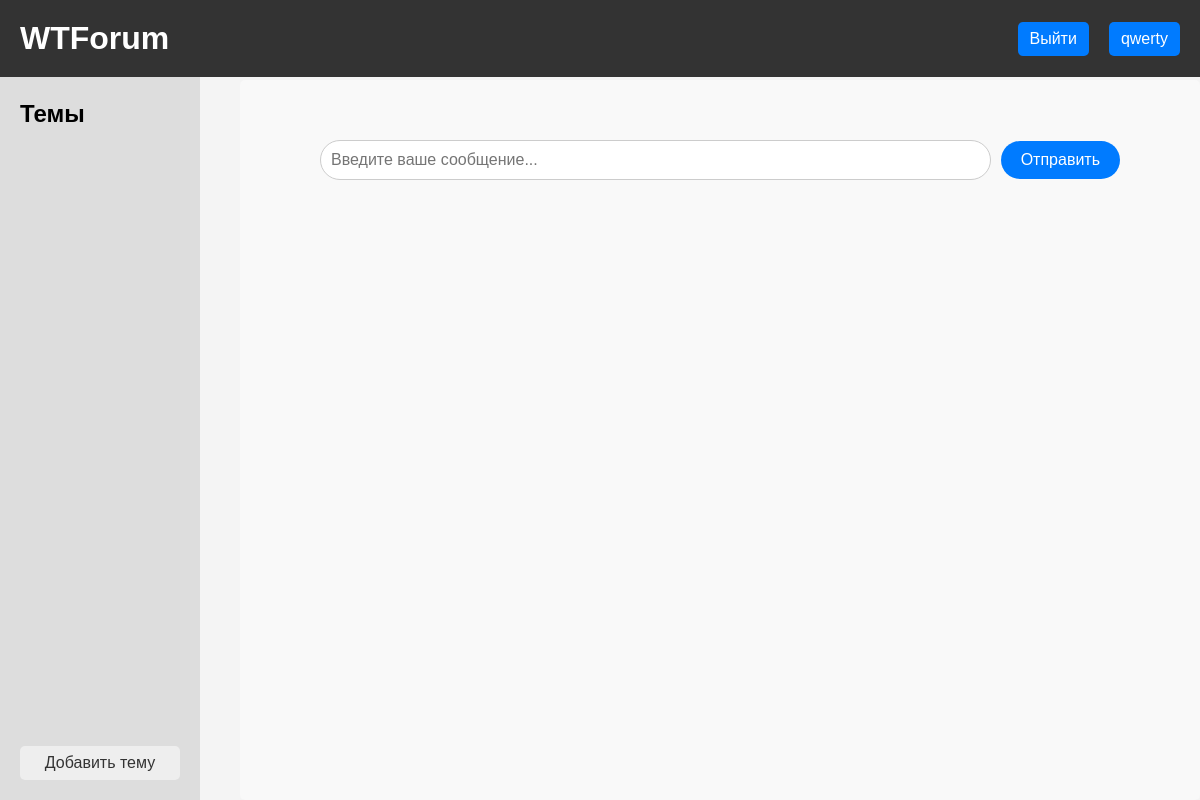
Page /topics/marketing (signed in) on the earlier database version.
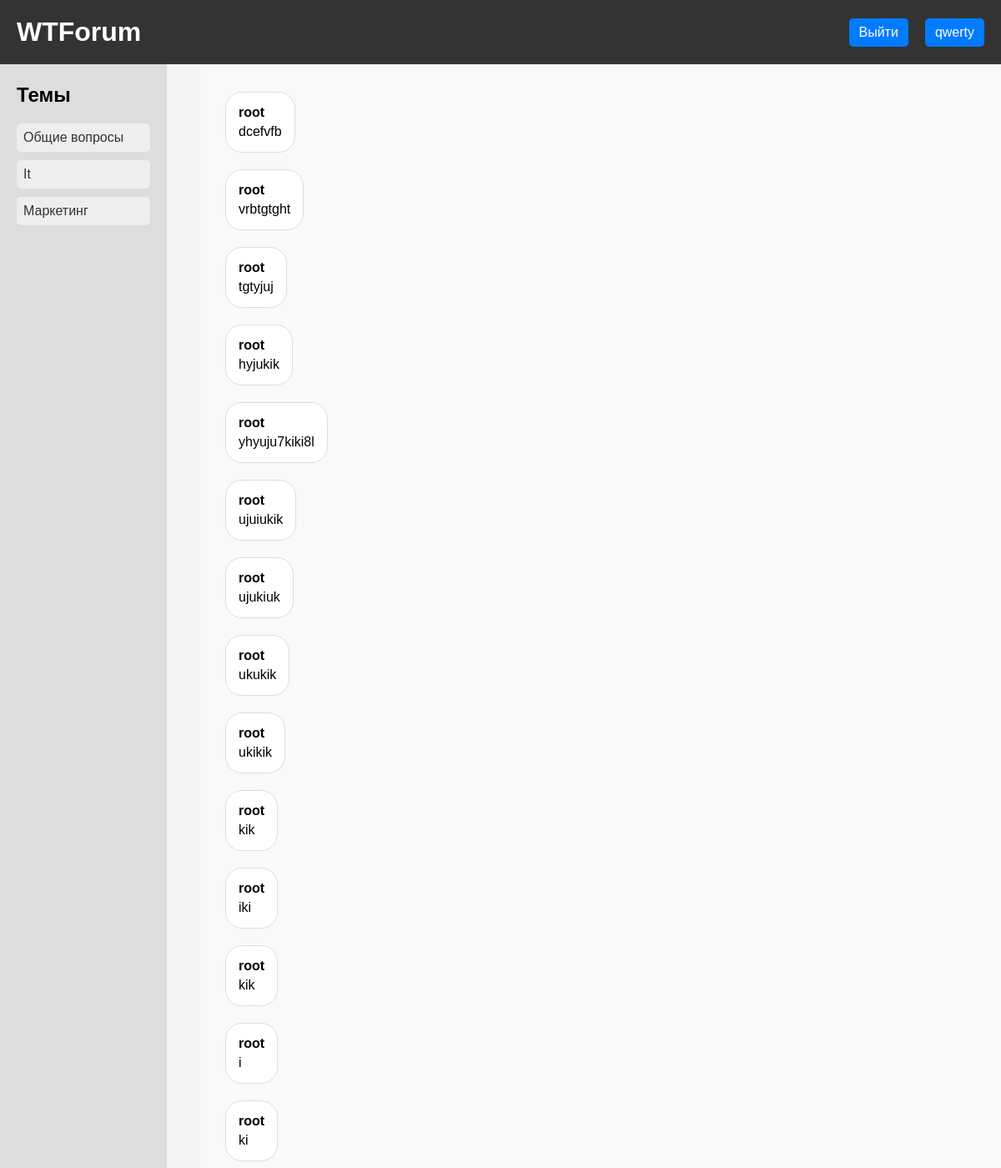
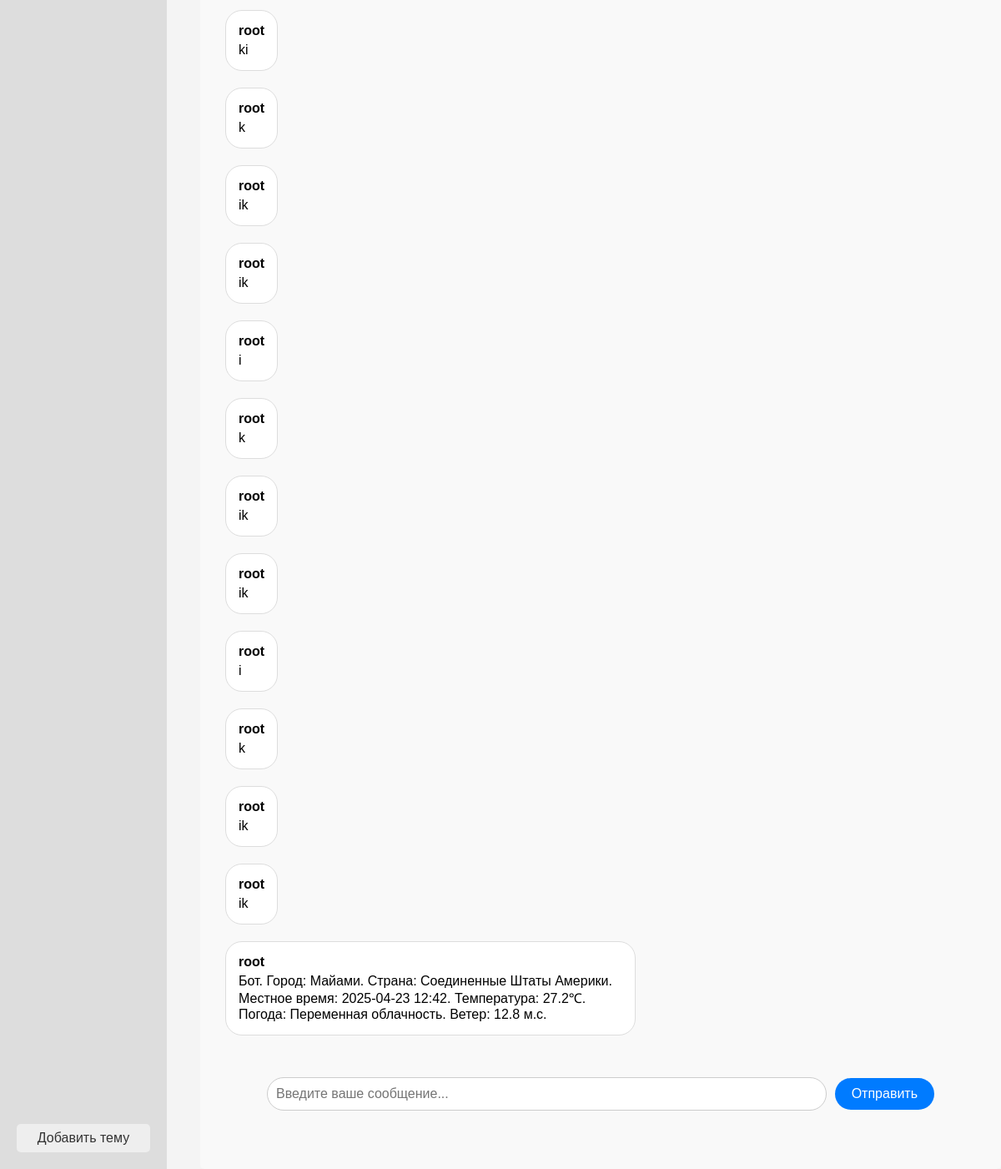
Same page on the later database version (2 pictures, top to bottom).
### data/classes.py (models this page shows, shortened)
class User(SqlAlchemyBase, UserMixin, SerializerMixin):
    __tablename__ = 'users'
    id = sqlalchemy.Column(sqlalchemy.Integer, primary_key=True, autoincrement=True)
    name = sqlalchemy.Column(sqlalchemy.String, unique=False, nullable=False)
    hashed_password = sqlalchemy.Column(sqlalchemy.String, nullable=False)
    email = sqlalchemy.Column(sqlalchemy.String, unique=True, nullable=False)
    date = sqlalchemy.Column(sqlalchemy.DateTime, default=datetime.datetime.now)
    status = sqlalchemy.Column(sqlalchemy.String, default='user')
    ava_photo = sqlalchemy.Column(sqlalchemy.String(120))

class Topic(SqlAlchemyBase):
    __tablename__ = 'topics'
    id = sqlalchemy.Column(sqlalchemy.Integer, primary_key=True, autoincrement=True)
    title = sqlalchemy.Column(sqlalchemy.String(255), nullable=False)
    messages = orm.relationship("Message", back_populates="topic")
    description = sqlalchemy.Column(sqlalchemy.String, nullable=False)
    slug = sqlalchemy.Column(sqlalchemy.String(255), nullable=False)
    status = sqlalchemy.Column(sqlalchemy.String(255), nullable=False)

class Message(SqlAlchemyBase):
    __tablename__ = 'messages'
    id = sqlalchemy.Column(sqlalchemy.Integer, primary_key=True ,autoincrement=True)
    content = sqlalchemy.Column(sqlalchemy.Text, nullable=False)
    topic_id = sqlalchemy.Column(sqlalchemy.Integer, sqlalchemy.ForeignKey('topics.id'), nullable=False)
    topic = orm.relationship("Topic", back_populates="messages")
    author = sqlalchemy.Column(sqlalchemy.String, sqlalchemy.ForeignKey('users.name'), nullable=False)
    author_id = orm.relationship("User", backref="messages")
    created_at = sqlalchemy.Column(sqlalchemy.DateTime, default=datetime.datetime.now)

### server.py (the view)
@app.route('/topics/<topic_slug>')
@login_required  # защита роута от намереннового избежания авторизации
@logger.catch()
def show_topic(topic_slug):
    db_sess = db_session.create_session()
    topics = db_sess.query(Topic).filter(Topic.status == 'ok')
    messages = db_sess.query(Message).join(Topic).filter(Topic.slug == str(topic_slug)).all()
    is_auth = current_user.is_authenticated
    data = {
        'main_title': 'WTForum. Главная страница',
        'username': 'Войти' if not is_auth else current_user.name,
        'url_account_or_login': '/login' if not is_auth else '#',
        'topics_list': topics,
        'messages': messages,
        'topic_slug': topic_slug,
    }
    return render_template('show_topic.html', **data)

### database/db_session.py (called while the page is built)
def create_session() -> Session:
    global __factory
    return __factory()

### server.py (called while the page is built)
@login_manager.user_loader
@logger.catch()
def load_user(user_id):
    db_sess = db_session.create_session()
    user = db_sess.get(User, user_id)
    db_sess.close()
    return user  # Возвращает объект User или None

### templates/show_topic.html (shortened to what this page needs)
{% extends "base.html" %}
{% block content %}
<div class="content">
    <div class="messages-container" id="chat">
        {% for item in messages %}
        {% if item.author == current_user.name %}
        <div class="message-box-your">
            <h4>Вы</h4>
            <p>{{ item.content }}</p>
        </div>
        {% else %}
        <div class="message-box">
            <h4>{{ item.author }}</h4>
            <p>{{ item.content }}</p>
        </div>
        {% endif %}
        {% endfor %}
    </div>
    <div class="message-input-container">
        <input type="text" class="message-input" id="message_input" placeholder="Введите ваше сообщение...">
        <button class="send-button" id="send_button">Отправить</button>
    </div>
</div>
{% endblock %}

### templates/base.html (shortened to what this page needs)
<!DOCTYPE html>
<html>
<head>
    <link rel="stylesheet" href="../static/css/index.css">
</head>
<body>
<div class="header">
    <h1><a href="/" style="text-decoration: none; color: inherit;">WTForum</a></h1>
    <ul class="header-menu">
    <li><a href="{{ url_for('logout') }}">Выйти</a></li>
    <li><a href="{{ url_for('profile_page') }}">{{ username }}</a></li>
    </ul>
</div>
<div class="container">
    <div class="sidebar">
        <h2>Темы</h2>
        <ul>
            {% for item in topics_list %}
            <li><a href="{{ url_for('show_topic', topic_slug=item.slug) }}">{{ item.title }}</a></li>
            {% endfor %}
        </ul>
        <a href="/add_topic" class="add-topic-button">Добавить тему</a>
    </div>
    {% block content %}
    {% endblock %}
</div>
</body>
</html>

### static/css/index.css (style rules this page uses)
body { font-family: Arial, sans-serif; margin: 0; padding: 0; background-color: #f4f4f4; }
.container { display: flex; min-height: 100vh; }
.header { background-color: #333; color: #fff; padding: 20px; width: 100%; position: fixed; top: 0; left: 0; z-index: 100; display: flex; justify-content: space-between; align-items: center; box-sizing: border-box; }
.header h1 { margin: 0; }
.header-menu { list-style: none; padding: 0; margin: 0; display: flex; }
.header-menu li { margin-left: 20px; }
.header-menu a { color: white; text-decoration: none; background-color: #007bff; padding: 8px 12px; border-radius: 5px; display: inline-block; }
.sidebar { width: 200px; background-color: #ddd; padding: 20px; position: fixed; top: 60px; left: 0; height: calc(100vh - 60px); overflow-y: auto; display: flex; flex-direction: column; box-sizing: border-box; }
.sidebar ul { list-style: none; padding: 0; margin: 0; flex: 1; }
.sidebar li { margin-bottom: 10px; }
.sidebar a { display: block; padding: 8px; background-color: #eee; color: #333; text-decoration: none; border-radius: 5px; }
.add-topic-button { display: block; padding: 10px 15px; background-color: #007bff; color: white; text-decoration: none; border-radius: 5px; text-align: center; box-sizing: border-box; }
.content { flex: 1; padding: 20px; margin-left: 240px; margin-top: 80px; }
.content { flex: 3; padding: 20px; background-color: #f9f9f9; border-radius: 5px; }
.messages-container { flex: 1; overflow-y: auto; display: flex; flex-direction: column; align-items: flex-start; padding: 10px; }
.message-input-container { display: flex; align-items: center; width: 100%; max-width: 800px; margin: 20px auto 0 auto; }
.message-input { flex-grow: 1; padding: 10px; border: 1px solid #ccc; border-radius: 20px; font-size: 16px; outline: none; box-sizing: border-box; }
.send-button { background-color: #007bff; color: white; border: none; padding: 10px 20px; border-radius: 20px; font-size: 16px; cursor: pointer; margin-left: 10px; outline: none; transition: background-color 0.3s ease; }
.messages-container { flex: 1; overflow-y: auto; display: flex; flex-direction: column; align-items: flex-start; max-height: calc(100vh - 250px); width: 100%; max-width: 100%; }
.message-box { background-color: #fff; border: 1px solid #ddd; margin-bottom: 20px; padding: 15px; border-radius: 20px; word-wrap: break-word; max-width: 50%; align-self: flex-start; }
.message-box h4 { margin-top: 0; margin-bottom: 5px; }
.message-box p { margin: 0; }

Differences in the rows shown:
now on this page (row edited): Topic: title "Общие вопросы"
added Topic: title "It"
added Topic: title "Маркетинг"
added Message: author "root", content "dcefvfb"
added Message: author "root", content "vrbtgtght"
added Message: author "root", content "tgtyjuj"
added Message: author "root", content "hyjukik"
added Message: author "root", content "yhyuju7kiki8l"
added Message: author "root", content "ujuiukik"
added Message: author "root", content "ujukiuk"
added Message: author "root", content "ukukik"
added Message: author "root", content "ukikik"
added Message: author "root", content "kik"
added Message: author "root", content "iki"
added Message: author "root", content "kik"
added Message: author "root", content "i"
added Message: author "root", content "ki"
added Message: author "root", content "ki"
added Message: author "root", content "k"
added Message: author "root", content "ik"
added Message: author "root", content "ik"
added Message: author "root", content "i"
added Message: author "root", content "k"
added Message: author "root", content "ik"
added Message: author "root", content "ik"
added Message: author "root", content "i"
added Message: author "root", content "k"
added Message: author "root", content "ik"
added Message: author "root", content "ik"
added Message: author "root", content "Бот. Город: Майами. Страна: Соединенные Штаты Америки. Местное время: 2025-04-23 12:42. Температура: 27.2℃. Погода: Переменная облачность. Ветер: 12.8 м.с."
